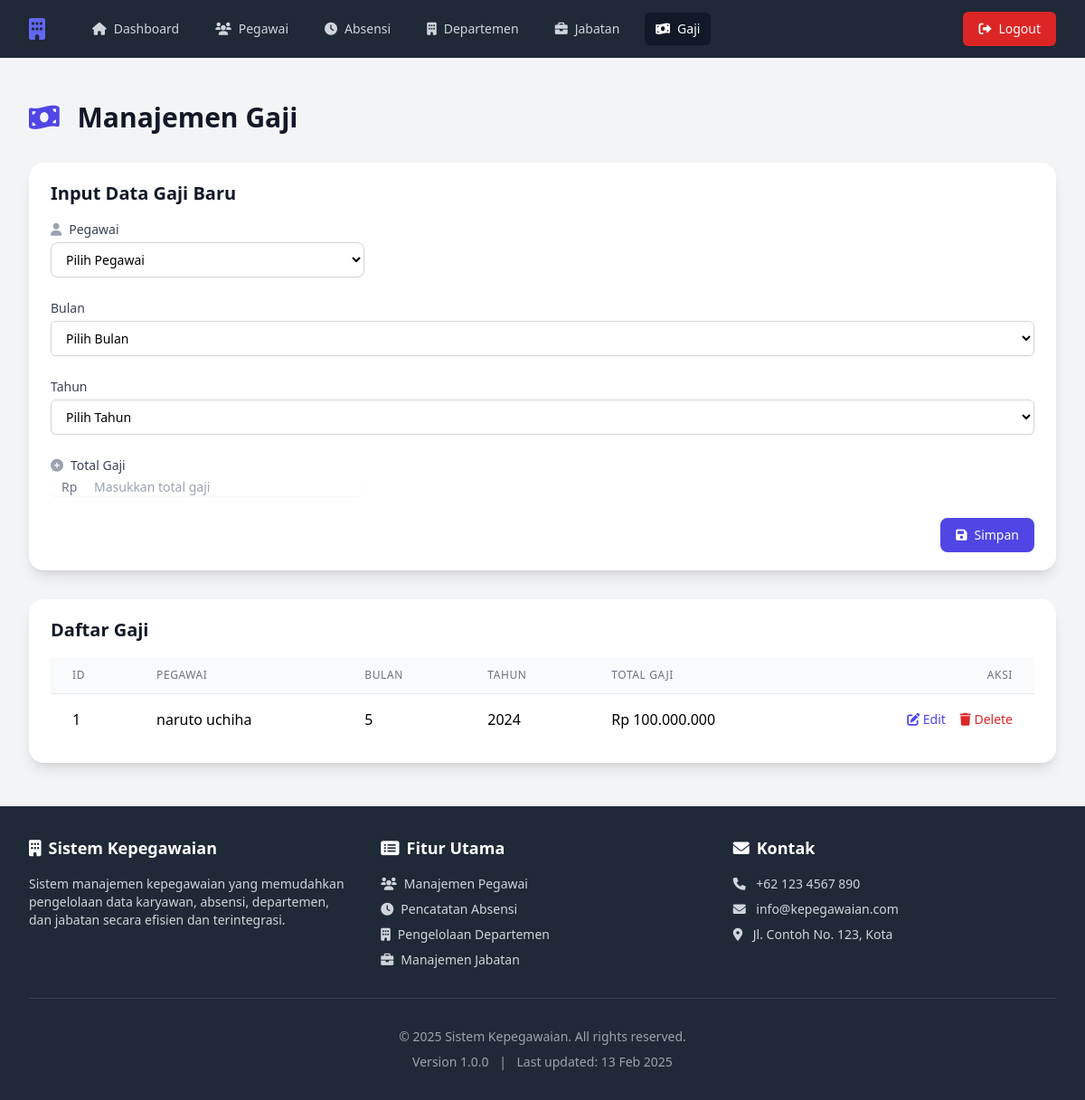
/gaji.php (signed in), run on the app's committed database.
### tables this page shows
CREATE TABLE `gaji` (
  `id_gaji` int(11) NOT NULL,
  `id_pegawai` int(11) DEFAULT NULL,
  `bulan` varchar(20) NOT NULL,
  `tahun` year(4) NOT NULL,
  `total_gaji` decimal(10,2) NOT NULL
);

CREATE TABLE `pegawai` (
  `id_pegawai` int(11) NOT NULL,
  `nama` varchar(100) NOT NULL,
  `tgl_lahir` date NOT NULL,
  `alamat` text DEFAULT NULL,
  `jenis_kelamin` enum('Laki-laki','Perempuan') NOT NULL,
  `status_nikah` enum('Belum Menikah','Menikah','Cerai') NOT NULL,
  `id_departemen` int(11) DEFAULT NULL,
  `id_jabatan` int(11) DEFAULT NULL
);

### gaji.php (the view, shortened to what this page needs)
<?php
include 'db/koneksi.php';
$update_mode = false;
$bulan_val = "";
$tahun_val = "";
$total_gaji_val = "";
$query = "SELECT g.id_gaji, p.nama as nama_pegawai, g.bulan, g.tahun, g.total_gaji
          FROM gaji g
          LEFT JOIN pegawai p ON g.id_pegawai = p.id_pegawai";
$result = mysqli_query($conn, $query);
include 'includes/header.php';
?>
<main>
    <div class="max-w-7xl mx-auto py-6 sm:px-6 lg:px-8">
        <div class="px-4 py-6 sm:px-0">
            <div class="flex justify-between items-center mb-8">
                <h1 class="text-3xl font-bold text-gray-900">
                    <i class="fas fa-money-bill-wave mr-3 text-indigo-600"></i>
                    Manajemen Gaji
                </h1>
            </div>
            <div class="bg-white shadow-lg rounded-2xl mb-8">
                <div class="px-6 py-5">
                    <h3 class="text-xl font-semibold text-gray-900 mb-4">
                        <?php echo ($update_mode ? "Edit Data Gaji" : "Input Data Gaji Baru"); ?>
                    </h3>
                    <form method="POST" action="">
                        <div class="grid grid-cols-1 md:grid-cols-2 lg:grid-cols-3 gap-6">
                            <div>
                                <label for="id_pegawai" class="block text-sm font-medium text-gray-700">
                                    <i class="fas fa-user text-gray-400 mr-2"></i>Pegawai
                                </label>
                                <select name="id_pegawai" id="id_pegawai"
                                    class="mt-1 block w-full py-2 px-3 border border-gray-300 bg-white rounded-lg shadow-sm focus:outline-none focus:ring-indigo-500 focus:border-indigo-500 sm:text-sm"
                                    required>
                                    <option value="">Pilih Pegawai</option>
                                </select>
                            </div>
                            <div class="col-span-6 sm:col-span-3">
                                <label for="bulan" class="block text-sm font-medium text-gray-700">
                                    Bulan
                                </label>
                                <div class="mt-1">
                                    <select name="bulan" id="bulan" class="mt-1 block w-full py-2 px-3 border border-gray-300 bg-white rounded-md shadow-sm focus:outline-none focus:ring-indigo-500 focus:border-indigo-500 sm:text-sm" required>
                                        <option value="" disabled <?php echo empty($bulan_val) ? 'selected' : ''; ?>>Pilih Bulan</option>
                                    </select>
                                </div>
                            </div>
                            <div class="col-span-6 sm:col-span-3">
                                <label for="tahun" class="block text-sm font-medium text-gray-700">
                                    Tahun
                                </label>
                                <div class="mt-1">
                                    <select name="tahun" id="tahun" class="mt-1 block w-full py-2 px-3 border border-gray-300 bg-white rounded-md shadow-sm focus:outline-none focus:ring-indigo-500 focus:border-indigo-500 sm:text-sm" required>
                                        <option value="" disabled <?php echo empty($tahun_val) ? 'selected' : ''; ?>>Pilih Tahun</option>
                                    </select>
                                </div>
                            </div>
                            <div>
                                <label for="total_gaji" class="block text-sm font-medium text-gray-700">
                                    <i class="fas fa-plus-circle text-gray-400 mr-2"></i>Total Gaji
                                </label>
                                <div class="mt-1 relative rounded-lg shadow-sm">
                                    <div class="absolute inset-y-0 left-0 pl-3 flex items-center pointer-events-none">
                                        <span class="text-gray-500 sm:text-sm">Rp</span>
                                    </div>
                                    <input type="number" step="0.01" name="total_gaji" id="total_gaji"
                                        class="focus:ring-indigo-500 focus:border-indigo-500 block w-full pl-12 pr-12 sm:text-sm border-gray-300 rounded-lg"
                                        placeholder="Masukkan total gaji" value="<?php echo $total_gaji_val; ?>" required>
                                </div>
                            </div>
                        </div>
                        <div class="mt-6 flex justify-end space-x-3">
                            <button type="submit" name="submit"
                                class="inline-flex items-center px-4 py-2 border border-transparent rounded-lg text-sm font-medium text-white bg-indigo-600 hover:bg-indigo-700 focus:outline-none focus:ring-2 focus:ring-offset-2 focus:ring-indigo-500">
                                <i class="fas fa-save mr-2"></i>
                                <?php echo ($update_mode ? "Update" : "Simpan"); ?>
                            </button>
                        </div>
                    </form>
                </div>
            </div>
            <div class="bg-white shadow-lg rounded-2xl overflow-hidden">
                <div class="px-6 py-5">
                    <h3 class="text-xl font-semibold text-gray-900 mb-4">Daftar Gaji</h3>
                    <div class="overflow-x-auto">
                        <table class="min-w-full divide-y divide-gray-200">
                            <thead class="bg-gray-50">
                                <tr>
                                    <th class="px-6 py-3 text-left text-xs font-medium text-gray-500 uppercase tracking-wider">ID</th>
                                    <th class="px-6 py-3 text-left text-xs font-medium text-gray-500 uppercase tracking-wider">Pegawai</th>
                                    <th class="px-6 py-3 text-left text-xs font-medium text-gray-500 uppercase tracking-wider">Bulan</th>
                                    <th class="px-6 py-3 text-left text-xs font-medium text-gray-500 uppercase tracking-wider">Tahun</th>
                                    <th class="px-6 py-3 text-left text-xs font-medium text-gray-500 uppercase tracking-wider">Total Gaji</th>
                                    <th class="px-6 py-3 text-right text-xs font-medium text-gray-500 uppercase tracking-wider">Aksi</th>
                                </tr>
                            </thead>
                            <tbody class="bg-white divide-y divide-gray-200">
                                <?php if (mysqli_num_rows($result) > 0): ?>
                                    <?php while ($row = mysqli_fetch_assoc($result)): ?>
                                        <tr class="hover:bg-gray-50">
                                            <td class="px-6 py-4 whitespace-nowrap">
                                                <?= $row['id_gaji'] ?>
                                            </td>
                                            <td class="px-6 py-4 whitespace-nowrap">
                                                <?= $row['nama_pegawai'] ?>
                                            </td>
                                            <td class="px-6 py-4 whitespace-nowrap">
                                                <?= $row['bulan'] ?>
                                            </td>
                                            <td class="px-6 py-4 whitespace-nowrap">
                                                <?= $row['tahun'] ?>
                                            </td>
                                            <td class="px-6 py-4 whitespace-nowrap">
                                                Rp <?= number_format($row['total_gaji'], 0, ',', '.') ?>
                                            </td>
                                            <td class="px-6 py-4 whitespace-nowrap text-right text-sm font-medium">
                                                <a href="gaji.php?edit=<?= $row['id_gaji'] ?>"
                                                   class="text-indigo-600 hover:text-indigo-900 mr-3">
                                                    <i class="fas fa-edit"></i> Edit
                                                </a>
                                                <button onclick="showDeleteConfirmation(<?= $row['id_gaji'] ?>, '<?= htmlspecialchars($row['nama_pegawai'], ENT_QUOTES) ?>', 'gaji')"
                                                        class="text-red-600 hover:text-red-900">
                                                    <i class="fas fa-trash"></i> Delete
                                                </button>
                                            </td>
                                        </tr>
                                    <?php endwhile; ?>
                                <?php endif; ?>
                            </tbody>
                        </table>
                    </div>
                </div>
            </div>
        </div>
    </div>
</main>
<?php include 'includes/footer.php'; ?>

### includes/header.php (style rules this page uses)
html { height: 100%; }
body { min-height: 100vh; display: flex; flex-direction: column; }
main { flex: 1 0 auto; }

### data on the page
gaji: id_gaji "1", id_pegawai.nama "naruto uchiha", bulan "5", tahun "2024", total_gaji "100.000.000"
